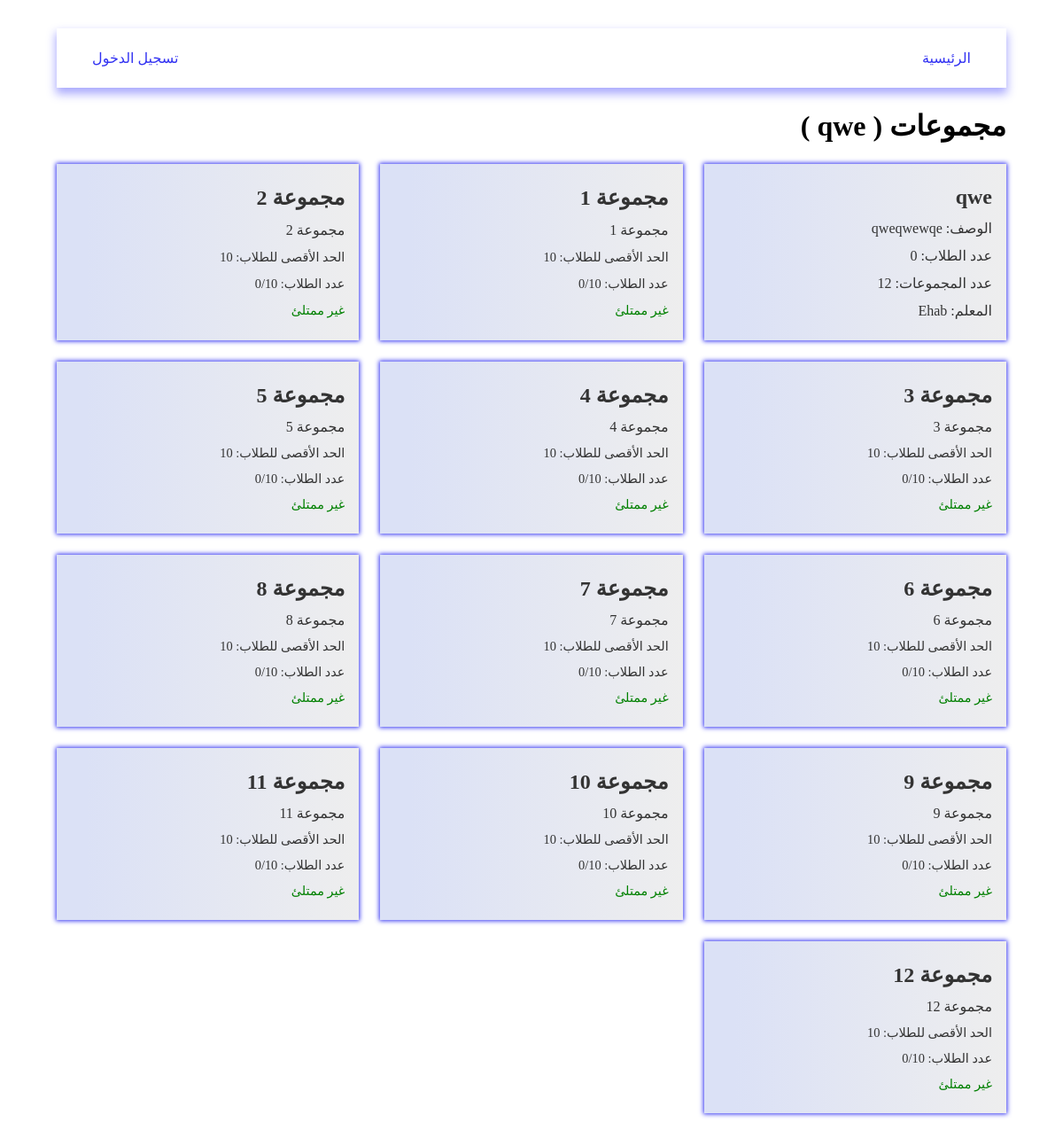
/pages/viewGroups.php?id=1, run on an earlier commit of the app's database.
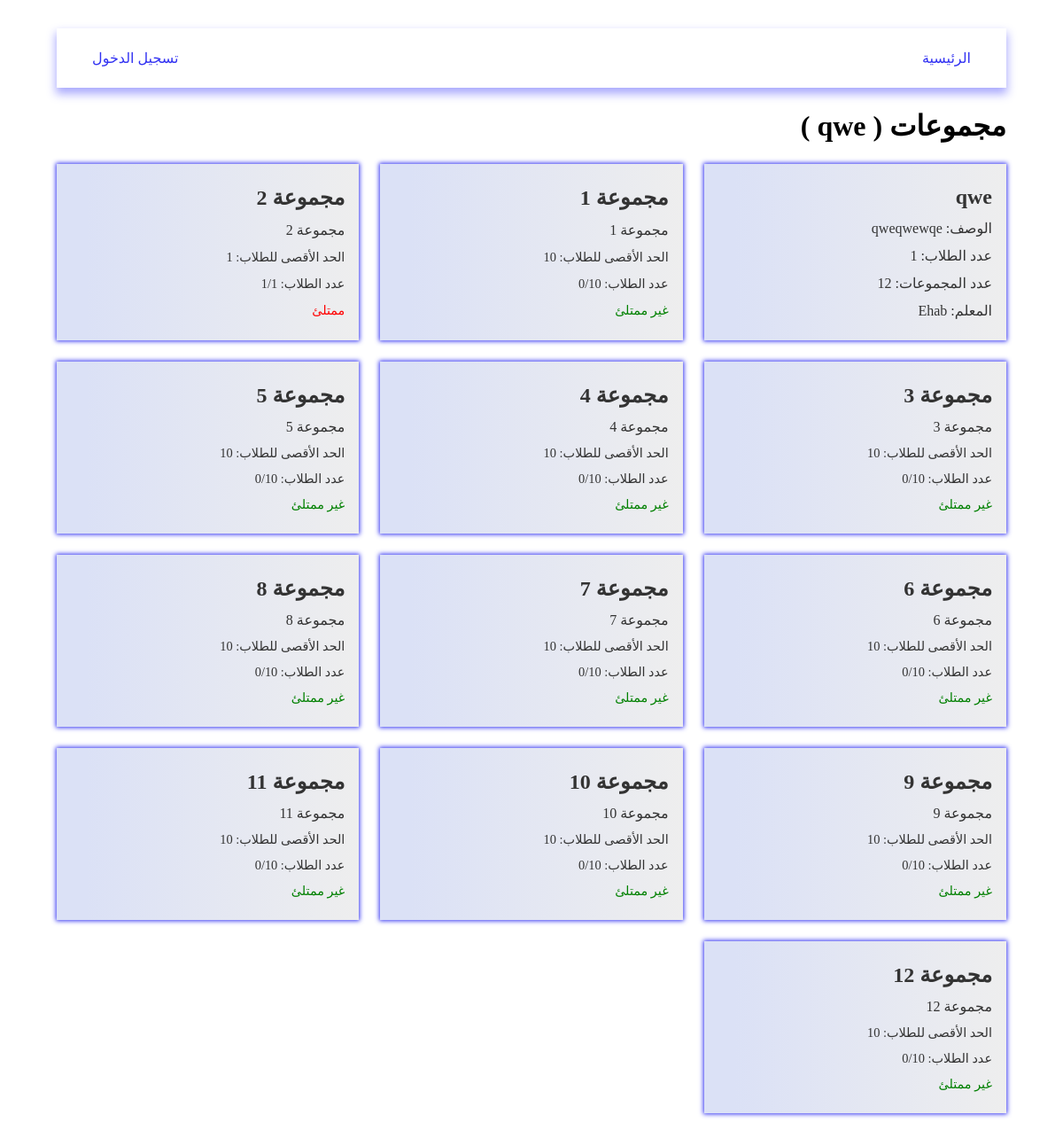
And on a later commit of the database.
### tables this page shows
CREATE TABLE classes (
    id INTEGER PRIMARY KEY, 
    title TEXT, 
    description TEXT, 
    "limit" INTEGER
, teacher_id INTEGER);

CREATE TABLE users (
    id INTEGER PRIMARY KEY, 
    name TEXT, 
    email TEXT UNIQUE, 
    password TEXT UNIQUE, 
    role TEXT
);

CREATE TABLE groups (
    id INTEGER PRIMARY KEY, 
    title TEXT, 
    description TEXT, 
    "limit" INTEGER, 
    members INTEGER, 
    class_id INTEGER);

### data/db.php (called while the page is built, shortened)
<?php
$db = new SQLite3('../data/database.db');
$db->exec('CREATE TABLE IF NOT EXISTS users (
    id INTEGER PRIMARY KEY,
    name TEXT,
    email TEXT UNIQUE,
    password TEXT UNIQUE,
    role TEXT
)');
$db->exec('CREATE TABLE IF NOT EXISTS classes (
    id INTEGER PRIMARY KEY,
    title TEXT,
    description TEXT,
    "limit" INTEGER,
    teacher_id INTEGER
)');
$db->exec('CREATE TABLE IF NOT EXISTS groups (
    id INTEGER PRIMARY KEY,
    title TEXT,
    description TEXT,
    "limit" INTEGER,
    members INTEGER,
    class_id INTEGER
)');
$db->exec('CREATE TABLE IF NOT EXISTS group_students (
    group_id INTEGER,
    student_id INTEGER
)');
function getGroups()
{
    global $db;
    $result = $db->query('SELECT * FROM groups');
    $groups = [];
    while ($row = $result->fetchArray(SQLITE3_ASSOC)) {
        $groups[] = $row;
    }
    return $groups;
}
function getClasses()
{
    global $db;
    $result = $db->query('SELECT * FROM classes');
    $classes = [];
    while ($row = $result->fetchArray(SQLITE3_ASSOC)) {
        $classes[] = $row;
    }
    return $classes;
}
function getTeacher($id)
{
    global $db;
    $stmt = $db->prepare('SELECT * FROM users WHERE id = :id');
    $stmt->bindValue(':id', $id, SQLITE3_INTEGER);
    $result = $stmt->execute();
    if ($result) {
        return $result->fetchArray(SQLITE3_ASSOC);
    }
    return null;
}
function getStudent($id)
{
    global $db;
    $stmt = $db->prepare('SELECT * FROM users WHERE id = :id AND role = "student"');
    $stmt->bindValue(':id', $id, SQLITE3_INTEGER);
    $result = $stmt->execute();
    if ($result) {
        return $result->fetchArray(SQLITE3_ASSOC);
    }
    return null;
}
function getGroupStudentsByGroupId($group_id)
{
    global $db;
    $stmt = $db->prepare('SELECT * FROM group_students WHERE group_id = :group_id');
    $stmt->bindValue(':group_id', $group_id, SQLITE3_INTEGER);
    $result = $stmt->execute();
    $students = [];
    while ($row = $result->fetchArray(SQLITE3_ASSOC)) {
        $students[] = getStudent($row['student_id']);
    }
    return $students;
}
function getStudentsByClassId($class_id)
{
    global $db;
    $stmt = $db->prepare('SELECT * FROM classes WHERE id = :id');
    $stmt->bindValue(':id', $class_id, SQLITE3_INTEGER);
    $result = $stmt->execute();
    $class = $result->fetchArray(SQLITE3_ASSOC);
    $stmt = $db->prepare('SELECT * FROM groups WHERE class_id = :class
    ');
    $stmt->bindValue(':class', $class_id, SQLITE3_INTEGER);
    $result = $stmt->execute();
    $groups = [];
    while ($row = $result->fetchArray(SQLITE3_ASSOC)) {
        $groups[] = $row;
    }
    $students = [];
    foreach ($groups as $group) {
        $students = array_merge($students, getGroupStudentsByGroupId($group['id']));
    }
    return $students;
}
?>

### pages/viewGroups.php (the view, shortened to what this page needs)
<?php
include '../data/db.php';
$class = $_GET['id'] ?? null;
$_groups = getGroups();
$groups = [];
$classes = getClasses();
if (isset($class)) {
  foreach ($_groups as $group) {
    if ($group['class_id'] == $class) {
      $groups[] = $group;
    }
  }
} elseif ($user['role'] == 'teacher') {
  $title = $user['name'];
  $groups = getTeacherGroups($user['id']);
}
?>
<!DOCTYPE html>
<html lang="ar" dir="rtl">
<head>
  <link rel="stylesheet" href="../styles/viewGroups.css" />
</head>
<body>
  <?php include "../components/navbar.php" ?>
  <h1 class="heading">
    مجموعات (
    )
  </h1>
  <main class="container">
    <?php if (isset($class)) { ?>
      <div class="group">
        <h2 class="title"><?php echo $classes[$class - 1]['title']; ?></h2>
        <p class="desc">الوصف: <?php echo $classes[$class - 1]['description']; ?></p>
        <p class="students">عدد الطلاب: <?php echo count(getStudentsByClassId($class)); ?></p>
        <p class="groups">عدد المجموعات: <?php echo count($groups); ?></p>
        <p class="teacher">المعلم: <?php echo getTeacher($classes[$class - 1]['teacher_id'])['name']; ?></p>
      </div>
    <?php } ?>
    <?php foreach ($groups as $group) { ?>
      <a href="./viewGroupDetails.php?id=<?php echo $group['id']; ?>" class="group">
        <h2 class="title"><?php echo $group['title']; ?></h2>
        <p class="desc"><?php echo $group['description']; ?></p>
        <p class="limit">الحد الأقصى للطلاب: <?php echo $group['limit']; ?></p>
        <p class="members">عدد الطلاب: <?php echo count(getGroupStudentsByGroupId($group['id']));?>/<?php echo $group['limit']; ?>      </p>
        <p class="full <?php echo count(getGroupStudentsByGroupId($group['id'])) >= $group['limit'] ? 'red' : 'green'; ?>">
          <?php echo count(getGroupStudentsByGroupId($group['id'])) >= $group['limit'] ? 'ممتلئ' : 'غير ممتلئ'; ?>
        </p>
      </a>
    <?php } ?>
  </main>
</body>
</html>

### components/navbar.php
<?php
$loggedIn = isset($_SESSION['user']);
?>
<head>
  <link rel="stylesheet" href="../styles/navbar.css">
</head>
<header>
  <?php if ($loggedIn) { ?>
    <div class="user">
      <img src="../images/purple2.png" alt="user image" />
      <div class="info">
        <h2 class="username"><?php echo $_SESSION['user']['name']; ?></h2>
        <p class="role"><?php echo $_SESSION['user']['role']; ?></p>
      </div>
    </div>
    <nav>
      <a href="../index.php">الرئيسية</a>
      <a href="../pages/viewClasses.php">الفصول</a>
      <a href="../pages/Setting.php">الإعدادات</a>
      <?php if ($_SESSION['user']['role'] == 'teacher') { ?>
        <a href="../pages/CreateClass.php">إنشاء فصل</a>
      <?php } ?>
    </nav>
  <?php } else { ?>
    <nav class="login">
      <div>
        <a href="../index.php">الرئيسية</a>
      </div>
      <div>
        <a href="../pages/SignIn.php">تسجيل الدخول</a>
      </div>
    </nav>
  <?php } ?>
</header>

### styles/viewGroups.css (style rules this page uses)
* { padding: 0; margin: 0; box-sizing: border-box; text-decoration: none; list-style: none; }
body { padding: 2rem 4rem; }
h1.heading { margin-block: 1.5rem; }
.container { display: grid; grid-template-columns: repeat(auto-fill, minmax(300px, 1fr)); gap: 1.5rem; }
.group { display: grid; gap: 0.75rem; background-image: linear-gradient(to right, #dbe1f6 10%, #eee); padding: 1.5rem 1rem; box-shadow: 0 0 5px 1px rgb(50, 50, 242); color: #333; cursor: pointer; }
h2.title { font-size: 1.5rem; font-weight: bold; }
.desc { font-size: 1rem; }
.limit { font-size: 0.9rem; }
.members { font-size: 0.9rem; }
.full { font-size: 0.9rem; color: red; }
.full.red { color: red; }
.full.green { color: green; }

### styles/navbar.css (style rules this page uses)
* { padding: 0; margin: 0; box-sizing: border-box; text-decoration: none; list-style: none; }
header { display: flex; justify-content: space-between; align-items: center; box-shadow: 0 6px 10px 1px rgb(170, 170, 253); padding: 1rem 2rem; gap: 1rem; }
header nav { display: flex; gap: 0.5rem; align-items: center; text-align: center; }
header nav.login { flex: 1; justify-content: space-between; }
header nav div { display: flex; gap: 0.5rem; }
header nav a { color: rgb(50, 50, 242); padding: 0.5rem; transition-duration: 200ms; }

What changed in the data, as far as the page shows it:
changed groups "مجموعة 2": limit "10" → "1"; count(getGroupStudentsByGroupId($group['id'])) "0" → "1"; text "غير ممتلئ" → "ممتلئ"
Also different on the page:
count(getStudentsByClassId($class)): "0" → "1"
